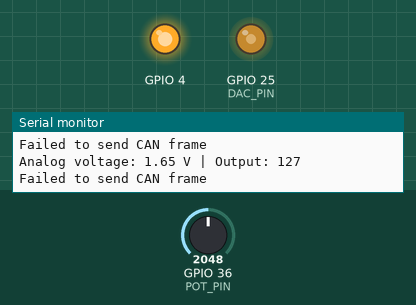
Bench run of a sketch on a simulated ESP32. On the bench: output pins drawn as LEDs (lit = HIGH), the last lines printed to the serial monitor. The test bench sets the inputs (shaded band); at power-on: GPIO 36 (POT_PIN) = 2048 (analog values on the 0–4095 scale). No CAN messages arrive unless stated.

Above: at 1.2 s.
1.3 s: GPIO 36 (POT_PIN) set to 2866
At 2.2 s:
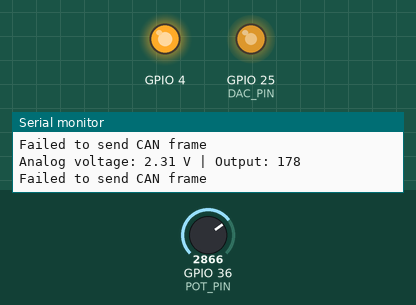
2.8 s: GPIO 36 (POT_PIN) set to 3603
At 3.8 s:
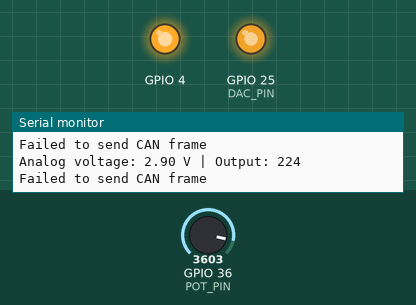
4.3 s: GPIO 36 (POT_PIN) set to 491
At 5.4 s:
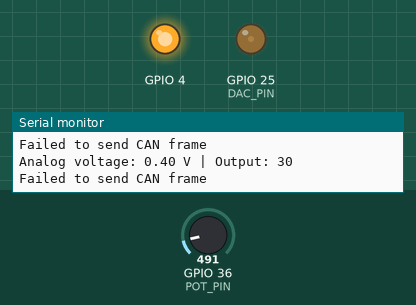
5.8 s: GPIO 36 (POT_PIN) set to 0
At 7.0 s:
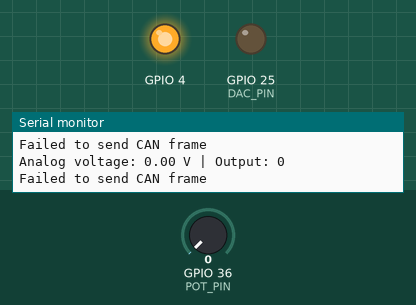
7.3 s: GPIO 36 (POT_PIN) set to 2047
At 8.6 s:
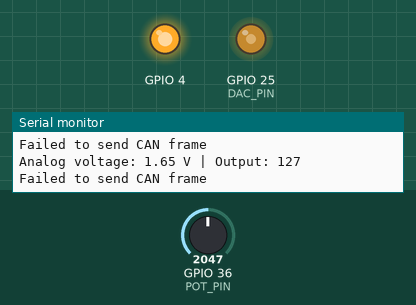
Timing chart, 0 to 9.8 s (numbered marks = the images above; inputs shaded):
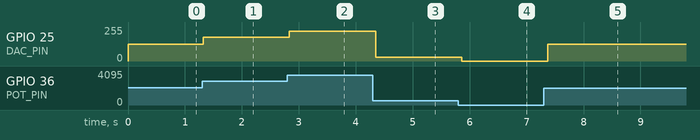

The sketch:

PotDemand-Sender.ino
```cpp
// void setup() {
//   // initialize serial communication at 115200 bits per second:
//   Serial.begin(9600);

//   //set the resolution to 12 bits (0-4095)
//   analogReadResolution(12);
// }

// void loop() {
//   // read the analog / millivolts value for pin 12:
//   int sensorval = analogRead(36);
//   float analogValue = sensorval * 3.3/4095.0;
//   int LEDoutput = map(sensorval, 0, 4095, 0, 255);


//   // print out the values you read:
//   Serial.printf("ADC analog value = %f\n", analogValue);
//   //Serial.printf("ADC millivolts value = %d\n", analogVolts);
//   Serial.println(analogValue);

//   dacWrite(25, LEDoutput);

//   delay(100);  // delay in between reads for clear read from serial
// }


#include "driver/twai.h"

#define CAN_TX 17
#define CAN_RX 16
#define POT_PIN 36       // ADC1 channel 0
#define DAC_PIN 25       // Local DAC out for testing (optional)

void setup() {
  Serial.begin(9600);
  analogReadResolution(12);  // 0–4095
  pinMode(4, OUTPUT);
  digitalWrite(4, HIGH); // Enable the CAN transceiver (if required)


  // Start CAN driver
  twai_general_config_t g_config = TWAI_GENERAL_CONFIG_DEFAULT((gpio_num_t)CAN_TX, (gpio_num_t)CAN_RX, TWAI_MODE_NORMAL);
  twai_timing_config_t t_config = TWAI_TIMING_CONFIG_500KBITS();
  twai_filter_config_t f_config = TWAI_FILTER_CONFIG_ACCEPT_ALL();

  if (twai_driver_install(&g_config, &t_config, &f_config) == ESP_OK && twai_start() == ESP_OK) {
    Serial.println("CAN started");
  } else {
    Serial.println("CAN failed to start");
    while (1);
  }
}

void loop() {
  int sensorval = analogRead(POT_PIN);
  float analogValue = sensorval * 3.3 / 4095.0;              // voltage
  int LEDoutput = map(sensorval, 0, 4095, 0, 255);           // scale to 8-bit

  // Debug to Serial
  Serial.printf("Analog voltage: %.2f V | Output: %d\n", analogValue, LEDoutput);

  // Optional DAC out on same board (for debugging)
  dacWrite(DAC_PIN, LEDoutput);

  // Construct CAN frame
  twai_message_t msg;
  msg.identifier = 0x101;                  // Custom ID for analog voltage
  msg.data_length_code = 1;                // 1 byte
  msg.data[0] = LEDoutput;                 // Scaled analog value
  msg.flags = 0;

  // Transmit over CAN
  if (twai_transmit(&msg, pdMS_TO_TICKS(100))) {
    Serial.println("Sent over CAN");
  } else {
    Serial.println("Failed to send CAN frame");
  }

  delay(100);
}
```

Measured:
- after the input at 1.3 s, GPIO 25 (DAC_PIN): 127/255 → 178/255 at once
- after the input at 2.8 s, GPIO 25 (DAC_PIN): 178/255 → 224/255 at once
- after the input at 4.3 s, GPIO 25 (DAC_PIN): 224/255 → 30/255 after 0.05 s
- after the input at 5.8 s, GPIO 25 (DAC_PIN): 30/255 → 0/255 after 0.06 s
- after the input at 7.3 s, GPIO 25 (DAC_PIN): 0/255 → 127/255 after 0.07 s
